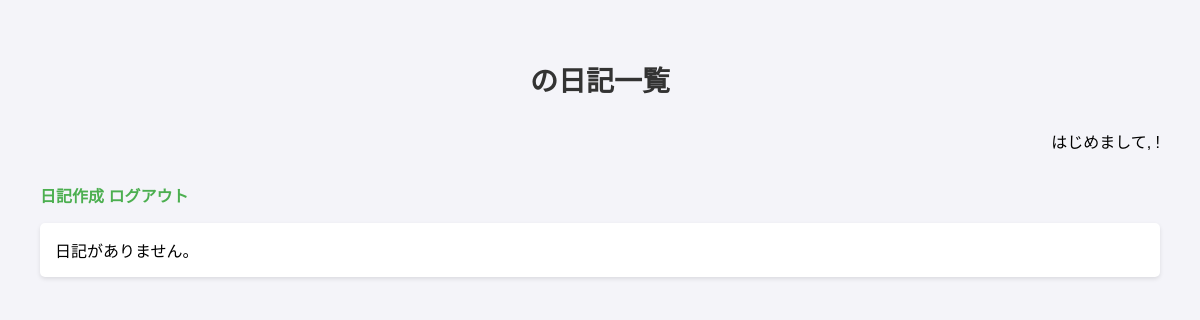
The page /entries/ (signed in) on the database as committed earlier.
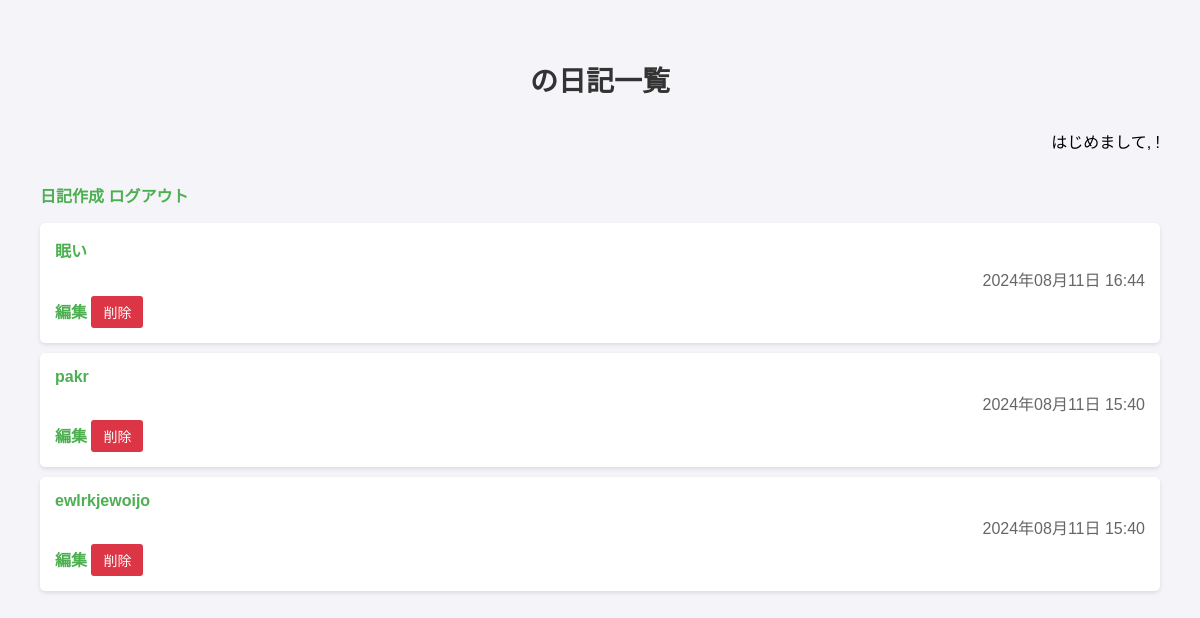
The same page on the database as committed later.
### entries/models.py (models this page shows, shortened)
class Entry(models.Model):
    user = models.ForeignKey(get_user_model(), on_delete=models.CASCADE)
    title = models.CharField(max_length=200)
    content = models.TextField()
    date_posted = models.DateTimeField(auto_now_add=True)

### entries/views.py (the view)
# urls.py: path('', views.entry_list, name='entry_list'),
@login_required
def entry_list(request):
    entries = Entry.objects.filter(user=request.user).order_by('-date_posted')
    context = {
        'entries': entries,
        'user': request.user,  # 明示的に user を渡す
    }
    return render(request, 'entries/entry_list.html', context)

### entries/templates/entries/entry_list.html (shortened to what this page needs)
{% load static %}
<!DOCTYPE html>
<html lang="jp">
<head>
    <link rel="stylesheet" href="{% static 'entries/entry_list.css' %}">
</head>
<body>
    <h1>{{ user.username }}の日記一覧</h1>
    {% if user.is_authenticated %}
        <p>はじめまして, {{ user.username }}!</p>
        <a href="{% url 'entry_create' %}">日記作成</a>
        <a href="{% url 'logout' %}">ログアウト</a>
    {% else %}
        <a href="{% url 'login' %}">ログイン</a>
    {% endif %}
    <ul>
        {% for entry in entries %}
            <li>
                <a href="{% url 'entry_detail' entry.pk %}">{{ entry.title }}</a>
                <p>{{ entry.date_posted|date:"Y年m月d日 H:i" }}</p>
                {% if user == entry.user %}
                    <a href="{% url 'entry_update' entry.pk %}">編集</a>
                    <form action="{% url 'entry_delete' entry.pk %}" method="post" style="display:inline;">
                        <button type="submit">削除</button>
                    </form>
                {% endif %}
            </li>
        {% empty %}
            <li>日記がありません。</li>
        {% endfor %}
    </ul>
</body>
</html>

Rows that differ between the two databases and show on the page:
added Entry: title "眠い", date_posted "2024年08月11日 16:44", shows "編集"
added Entry: title "pakr", date_posted "2024年08月11日 15:40", shows "編集"
added Entry: title "ewlrkjewoijo", date_posted "2024年08月11日 15:40", shows "編集"
Other text that changed with them:
text no longer shown: "日記がありません。"
